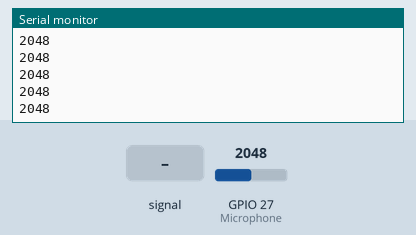
This sketch was run on a simulated ESP32. Parts: the last lines printed to the serial monitor. Inputs (shaded band) come from the test bench; at power-on: GPIO 27 (Microphone) = 2048.

Above: at 1.2 s.
1.3 s: GPIO 27 (Microphone) fed a 200 Hz sine of ±327 counts around its level
At 1.31 s:
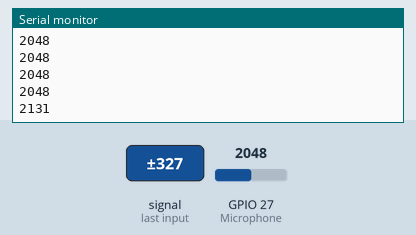
2.8 s: GPIO 27 (Microphone) set to 2866
At 2.81 s:
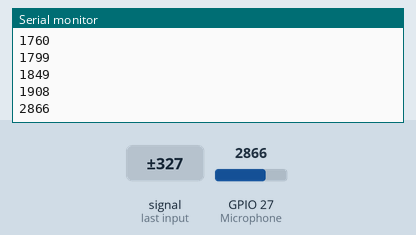
4.3 s: GPIO 27 (Microphone) fed a 1000 Hz sine of ±1023 counts around its level
At 4.31 s:
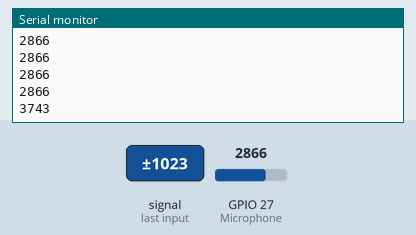
5.8 s: GPIO 27 (Microphone) set to 3603
At 5.81 s:
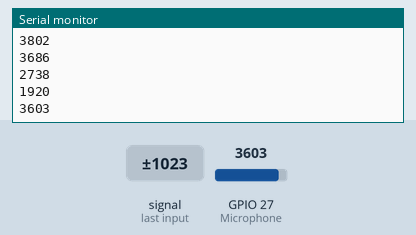
Timing chart, 0 to 8.3 s (numbered marks = the images above; inputs shaded):
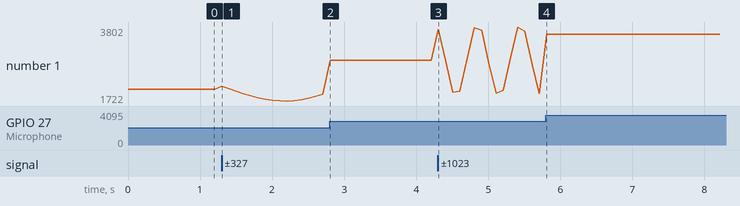

The sketch:

MicroPhone.ino
```cpp
/*
 * Keyes Starter Kit for Raspberry Pi Pico
 * lesson 12
 * MicroPhone
*/
int val = 0;
int Microphone = 27;  //麦克风传感器接ADC1
void setup() {
  Serial.begin(9600);//设置波特率9600
}

void loop() {
  val = analogRead(Microphone); //读取传感器的值赋给变量val
  Serial.println(val);  //换行打印传感器输出的模拟值
  delay(100); //加延时100MS

}
```

Measured:
- after the input at 1.3 s, the serial monitor: prints a new line at once (image 1)
- after the input at 2.8 s, the serial monitor: prints a new line at once (image 2)
- after the input at 4.3 s, the serial monitor: prints a new line at once (image 3)
- after the input at 5.8 s, the serial monitor: prints a new line at once (image 4)
- plotted number 1: 2048 → 1908 after the input at 1.3 s, 1908 → 2866 after the input at 2.8 s, 2866 → 1920 after the input at 4.3 s, 1920 → 3603 after the input at 5.8 s
